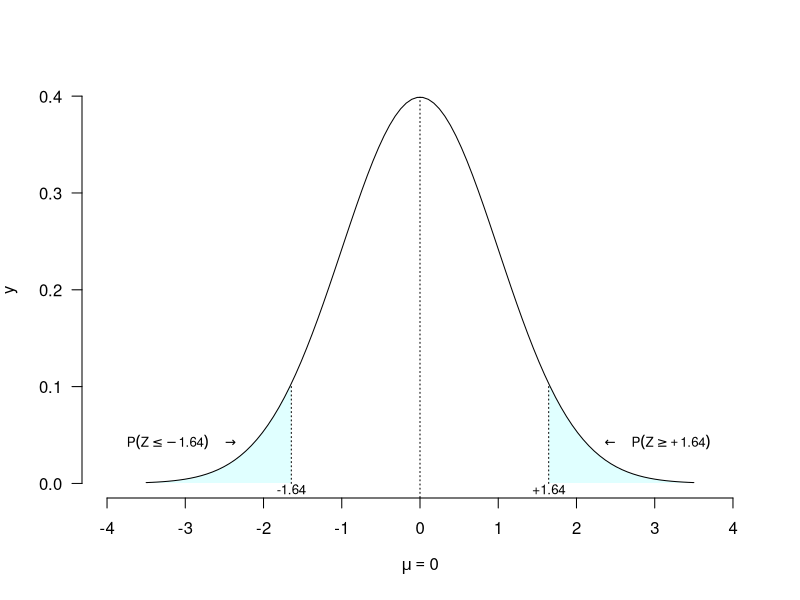

Source code (R):
# TODO: Add comment
# 
# Author: ortellic
###############################################################################

#pdf(file="standardNormalDensityWith095Quantile.pdf"
#		,width=12,height=10)
x <- seq(-3.5,3.5,length.out = 100)
y <- dnorm(x)

q05 <- qnorm(0.05)
q95 <- -q05

f05 <- dnorm(q95)

Xd <- seq(q95,3.5,length.out=30)
Yd<- dnorm(Xd)
Xd <- c(q95,Xd,Xd[30])
Yd <- c(0,Yd,0)

Xs <- seq(-3.5,q05,length.out=30)
Ys<- dnorm(Xs)
Xs <- c(Xs[1],Xs,q05)
Ys <- c(0,Ys,0)

X <- c(Xs,q05,Xd)
Y <- c(Ys,NA,Yd)
plot(x,y,xlab=expression(mu==0),type="l",ylab=expression(y),
		panel.first=polygon(X,Y,col="lightcyan",border = NA),
		las=1,axes=FALSE,xlim=c(-4,4))
lines(c(0,0),c(-1,dnorm(0)),lty=3)
lines(x=c(q95,q95),y=c(0,dnorm(q95)),type="l",lty=3)
lines(x=c(q05,q05),y=c(0,dnorm(q05)),type="l",lty=3)
Axis(at=seq(-4,4,by=1),side=1)
Axis(side=2,las=1)

text(-2.1, 0.04, expression(P(Z<=-1.64) ~ ~ phantom(0) %->% phantom(0)),
		pos=2,cex = 0.8)
text(2.1, 0.04, expression(phantom(0) %<-% phantom(0) ~ ~ P(Z>=+1.64)),
		pos=4,cex = 0.8)
text(q05,-0.006,-1.64,cex = 0.8)
text(q95,-0.006,"+1.64",cex = 0.8)

#dev.off()
